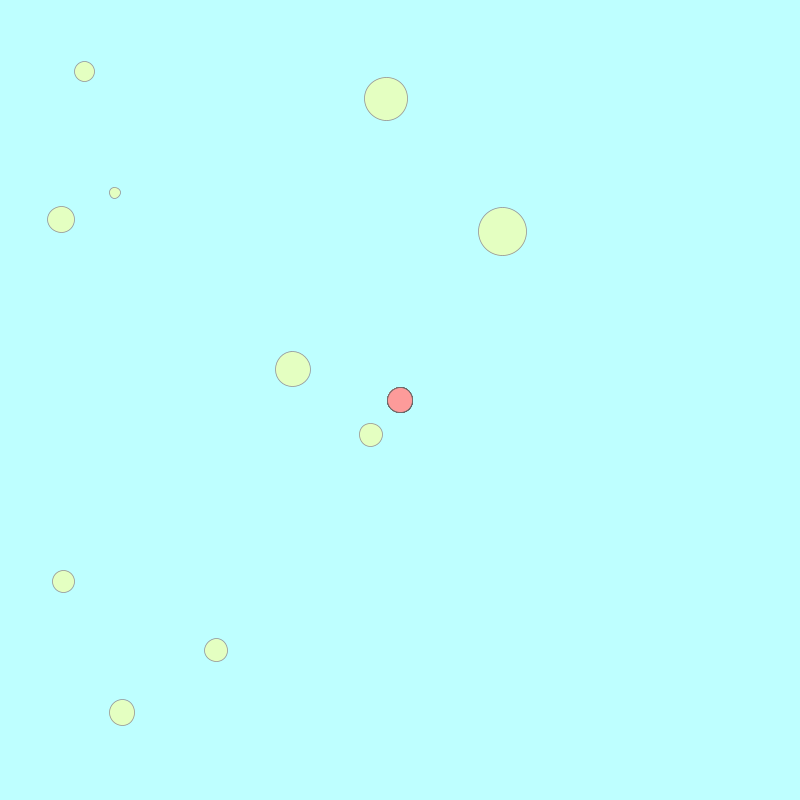
Frame 1 (no input)
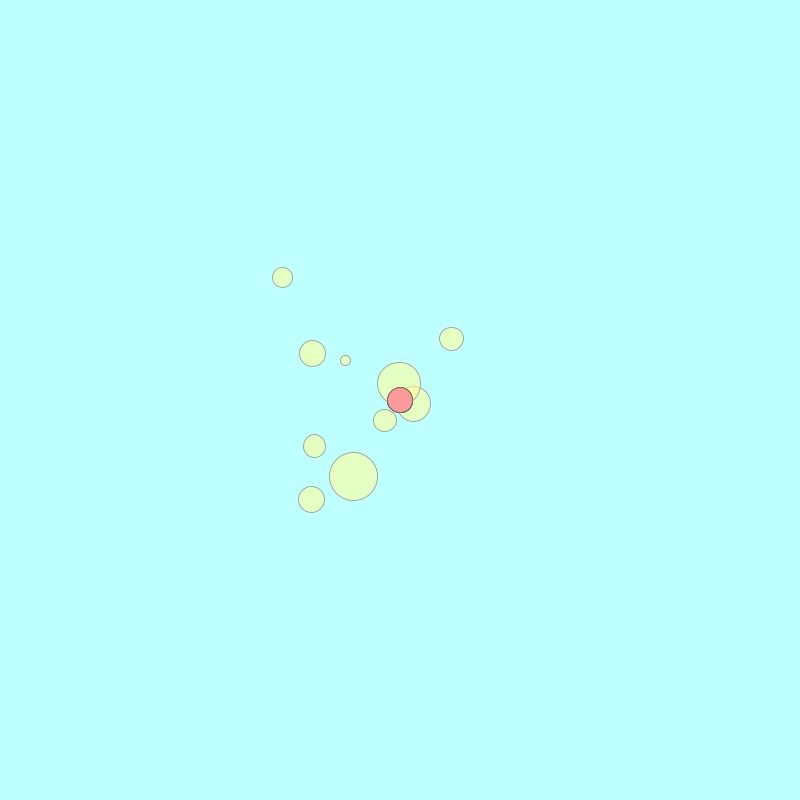
Frame 60 (the mouse pressed at the canvas centre just before this capture)
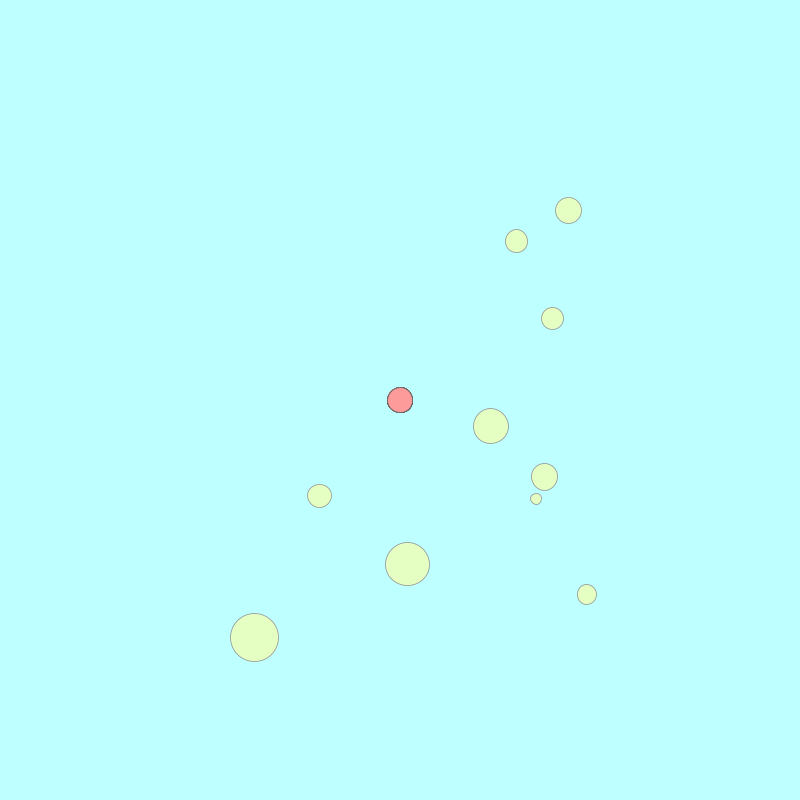
Frame 120 (the mouse held since frame 60 and released just before this capture)

The Processing sketch that drew these frames (run headless with seeded random() and noise(); from frame 60 on, the mouse is pressed at the canvas centre):

// Processing sketch: Gravity
// ── Gravity.pde
Mover[] m = new Mover[10];
Attractor a = new Attractor(0, 0, 0.5);
boolean check = false;
PVector Gravity, dir;

void setup(){
  size(800, 800);
  ellipseMode(CENTER);
  strokeWeight(0.8);
  for(int i = 0; i < 10; i++){
    m[i] = new Mover(random(-width/2 + 50, width/2 - 50),random(-height/2 + 50, height/2 - 50),random(0.2,1));
  }
}

void draw(){
  translate(width/2,height/2);
  background(190, 255, 255);
  
  for(Mover M : m){
    a.display();
    M.display();
    M.update();
    Gravity = a.attract(M);
    M.applyForce(Gravity);
    M.checkEdges();
  }
}

void mousePressed(){
 a.loc = new PVector (mouseX - width/2 ,mouseY - height/2); 
}

void keyPressed(){
 if(keyCode == ENTER){
   for(int i = 0; i < 10; i++){
    m[i] = new Mover(random(-width/2 + 50, width/2 - 50),random(-height/2 + 50, height/2 - 50),random(0.2,1));
   }
 }
}

// ── Attractor.pde
class Attractor{
  float x, y, mass, r, G;
  PVector loc, Gravity;
  
  Attractor(float x_, float y_, float mass_){
    x = x_;
    y = y_;
    mass = mass_;
    r = mass*50;
    G = 0.03;
    loc = new PVector(x, y);
    Gravity = new PVector();
  }
  
  void display(){
    fill(253, 155, 154);
    stroke(100);
    ellipse(loc.x, loc.y, r, r);
  }
  
  PVector attract(Mover M){
    Gravity = PVector.sub(loc, M.loc);
    float dir = Gravity.mag();
    dir = constrain(dir,4,15);
    Gravity.normalize();
    Gravity.mult(r*M.r*G/(dir*dir));
    return Gravity;
  }
}

// ── Mover.pde
class Mover{
  PVector acc, vel, loc;
  float mass, r;
  
  Mover(float posX, float posY, float Mass){
    acc = new PVector(0,0);
    vel = new PVector(0,0);
    loc = new PVector(posX,posY);
    mass = Mass;
    r = mass*50;
  }
  
  void display(){
    fill(255, 255, 150, 150);
    stroke(150);
    ellipse(loc.x,loc.y,r,r);
  }
  
  void applyForce(PVector f){
    PVector force = f.copy();
    force.div(mass);
    acc.add(force);
  }
  
  void update(){
    vel.add(acc);
    vel.limit(10);
    loc.add(vel);
    acc.mult(0);
  }
  
  void checkEdges(){
    if(loc.x > width/2 - r/2 || loc.x < -width/2 + r/2){
      vel.x *= -1;
      check = true;
    }else if(loc.y > height/2 - r/2 || loc.y < -height/2 + r/2){
      vel.y *= -1;
      check = true;
    }
  }
}
